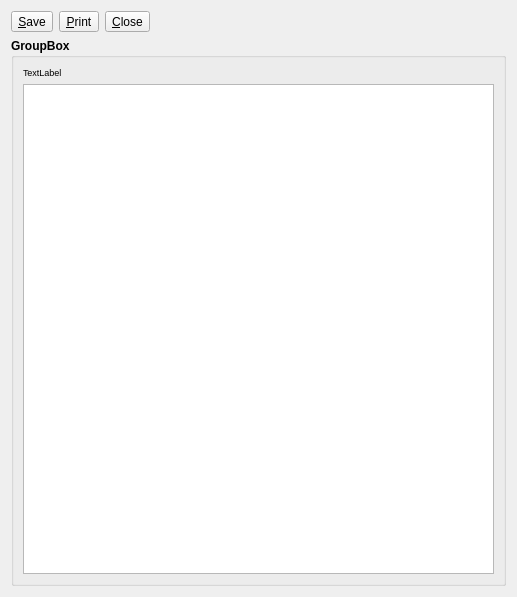
<?xml version="1.0" encoding="UTF-8"?>
<ui version="4.0">
 <class>Sys_Text_Browser_Wid</class>
 <widget class="QWidget" name="Sys_Text_Browser_Wid">
  <property name="geometry">
   <rect>
    <x>0</x>
    <y>0</y>
    <width>517</width>
    <height>597</height>
   </rect>
  </property>
  <property name="windowTitle">
   <string>Form</string>
  </property>
  <layout class="QVBoxLayout" name="verticalLayout_2">
   <item>
    <layout class="QHBoxLayout" name="horizontalLayout">
     <item>
      <widget class="QToolButton" name="toolButton_save">
       <property name="text">
        <string>&amp;Save</string>
       </property>
       <property name="icon">
        <iconset>
         <normalon>:/hydro/Save_Document</normalon>
        </iconset>
       </property>
      </widget>
     </item>
     <item>
      <widget class="QToolButton" name="toolButton_print">
       <property name="text">
        <string>&amp;Print</string>
       </property>
       <property name="icon">
        <iconset>
         <normalon>:/hydro/Print_Document</normalon>
        </iconset>
       </property>
      </widget>
     </item>
     <item>
      <widget class="QToolButton" name="toolButton_close">
       <property name="text">
        <string>&amp;Close</string>
       </property>
       <property name="icon">
        <iconset>
         <normalon>:/hydro/Remove_Object</normalon>
        </iconset>
       </property>
      </widget>
     </item>
     <item>
      <spacer name="horizontalSpacer">
       <property name="orientation">
        <enum>Qt::Horizontal</enum>
       </property>
       <property name="sizeHint" stdset="0">
        <size>
         <width>40</width>
         <height>20</height>
        </size>
       </property>
      </spacer>
     </item>
    </layout>
   </item>
   <item>
    <widget class="QGroupBox" name="groupBox_title">
     <property name="font">
      <font>
       <weight>75</weight>
       <bold>true</bold>
      </font>
     </property>
     <property name="title">
      <string>GroupBox</string>
     </property>
     <layout class="QVBoxLayout" name="verticalLayout">
      <item>
       <widget class="QLabel" name="label_path">
        <property name="font">
         <font>
          <pointsize>7</pointsize>
          <weight>50</weight>
          <bold>false</bold>
         </font>
        </property>
        <property name="text">
         <string>TextLabel</string>
        </property>
       </widget>
      </item>
      <item>
       <widget class="QTextEdit" name="textEdit">
        <property name="font">
         <font>
          <weight>50</weight>
          <bold>false</bold>
         </font>
        </property>
       </widget>
      </item>
     </layout>
    </widget>
   </item>
  </layout>
 </widget>
 <resources>
  <include location="resources/hydroxygen.qrc"/>
 </resources>
 <connections/>
</ui>
